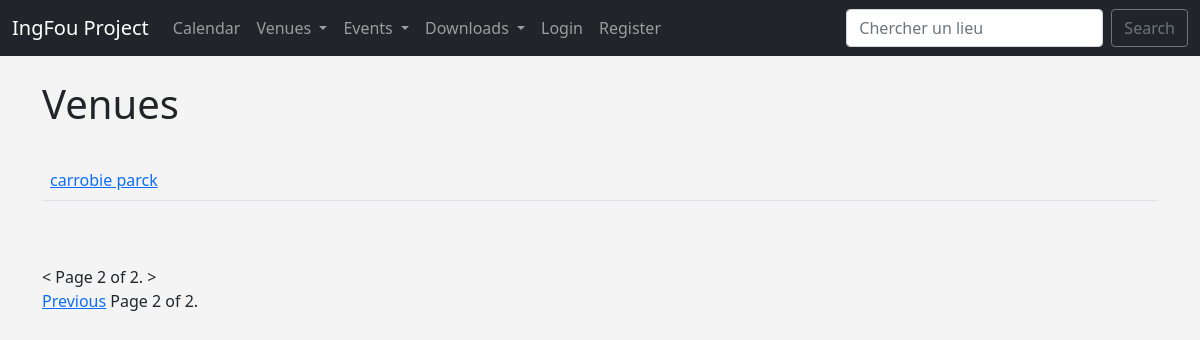
/cal/venues/?page=3, run on an earlier commit of the app's database.
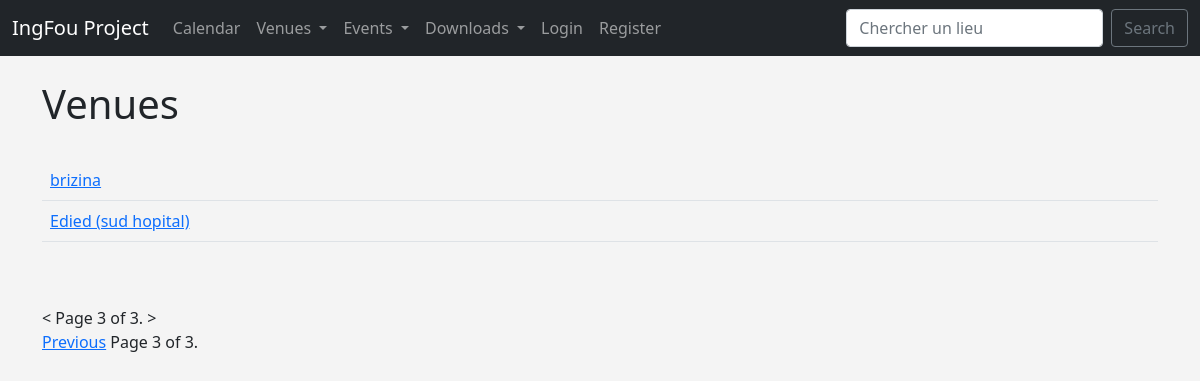
And on a later commit of the database.
### clubweb/models.py (models this page shows, shortened)
class Venue(models.Model):
    name = models.CharField('Venue name', max_length=100)
    address = models.CharField('Venue address', max_length=100)
    zip_code = models.CharField('zip code', max_length=15)
    phone = models.CharField('contact phone', max_length=20, blank=True)
    web = models.URLField('website address', blank=True)
    email_address = models.EmailField('email address', blank=True)

### clubweb/views.py (the view)
# urls.py: path('venues/', views.venues, name='venues'),
def venues(request):
    venues = Venue.objects.all()
    paginator = Paginator(venues, 2) # Show 2 venues per page
    page = request.GET.get('page')
    try:
        venues = paginator.page(page)
    except PageNotAnInteger:
        venues = paginator.page(1)
    except EmptyPage:
        venues = paginator.page(paginator.num_pages)
    return render(request, 'clubweb/venues.html', {'venues': venues})

### clubweb/templates/clubweb/venues.html (shortened to what this page needs)
{% extends 'clubweb/base.html' %}
{% block content %}
    <h1>Venues</h1>
    <br/>
<table table table-sm class="table table-striped-columns">
{% for venue in venues %}
<tr>
    <td>
        <a href="{% url 'clubweb:show_venue' venue.id %}">{{ venue.name }} </a>
    </td>
    <td>
</tr>
    {% endfor %}
</table>
<br><br>
 < Page {{ venues.number }} of {{ venues.paginator.num_pages }}. >
<div class="pagination">
    <span class="page-links">
        {% if venues.has_previous %}
            <a href="?page={{ venues.previous_page_number }}">Previous</a>
        {% endif %}
        <span class="current">
            Page {{ venues.number }} of {{ venues.paginator.num_pages }}.
        </span>
    </span>
{% endblock %}

What changed in the data, as far as the page shows it:
no longer on this page (row unchanged): Venue: name "carrobie parck"
added Venue: name "brizina"
added Venue: name "Edied (sud hopital)"
Also different on the page:
{{ venues.number }}: "2" → "3"
{{ venues.paginator.num_pages }}: "2" → "3"
